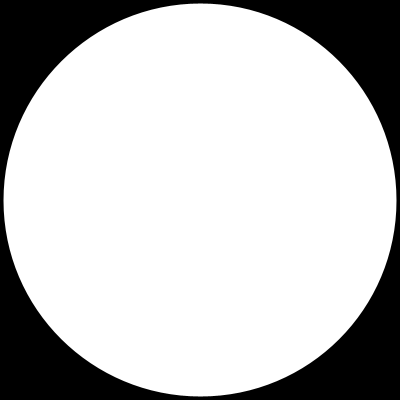
Frame 1 (no input)
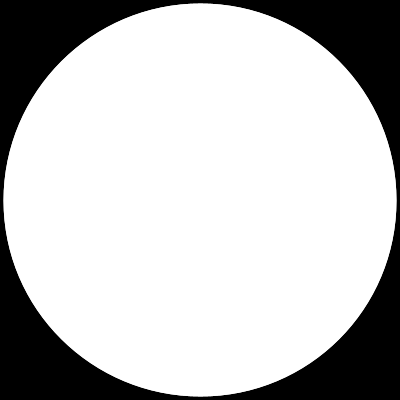
Frame 60 (the mouse pressed at the canvas centre just before this capture)
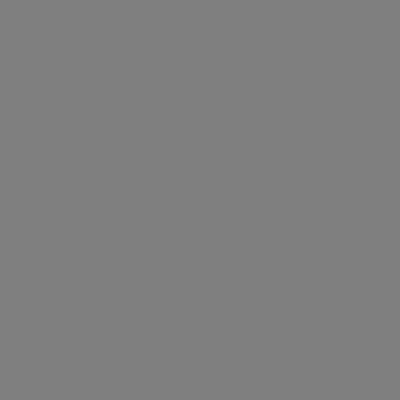
Frame 120 (the mouse held since frame 60 and released just before this capture)

The Processing sketch that drew these frames (run headless with seeded random() and noise(); from frame 60 on, the mouse is pressed at the canvas centre):

// Processing sketch: processing_18919
// ── processing_18919.pde


//Recreate an image.
//by Jason Fitzgerald
//Week 2
//Notes: I chose the logo for the band Bauhaus.
  
//trying a random color command!
 float face;
 float face2;
   float colorValue;
     float grain; //for use with the 'film grain' effect
       float direction;//film grain effect direction
  
  
void setup(){
   
 background(colorValue); //was faceG
   
  size(400,400);
  grain = 30;//film grain
  direction = random(3);//film grain direction
    smooth();
      frameRate(30);
   
   
}
  
void draw(){
   background(colorValue);
    colorValue = map(mouseX,0,width,0,255);
    
        
  
  face = map(mouseX,0,width,255,0);
  face2 = map(mouseY,0,height,255,0);

  fill(face);
    stroke(face2);
     ellipse(200, 200, 385, 385);

    
     
 //lines
//fill(255);
fill(face2);
  strokeWeight(5);
    rect(150,80,60,60);
   
   
 fill(face2);
   strokeWeight(5);
     strokeCap(SQUARE);
       line(115,80,150,80);
 
  strokeWeight(5);
    strokeCap(SQUARE);
      line(210,175,210,135);
    

  
 //face profile
 strokeWeight(5);
   strokeCap(SQUARE);
     line(275,252,275,23);
     
  strokeWeight(5);
    strokeCap(SQUARE);
      line(275,250,225,250);
      
   strokeWeight(5);
     strokeCap(SQUARE);
        line(275,250,225,250);
        
strokeWeight(5);
  fill(face2);
    rect(245,250,15,95);
    
      fill(face2);
          rect(175,344,85,1);
          
          fill(face2);
            rect(225,295,30,1);
            
            fill(face2);
              rect(199,344,40,43);
              
              fill(face2);
                noFill();
                  strokeWeight(8);
                    ellipse(200,200,385,385);
           
          
              
           
                
  //grain+= direction;{
   // strokeWeight(1);
       // line(grain,0,grain,400);
        
      //  }
       // if(grain > width){
      //    direction = random(35);
     //     grain = 0;
    //    }
     //   if(grain < 0){
       //   direction =1;
        //}
         //if (grain > width){
  //direction = -1;
         }
         // trying to slap another one in here...
   //       grain+= direction;{
 //   strokeWeight(1);
  //      line(grain,0,grain,400);
        
  //      }
   //     if(grain > width){
   //       direction = random(23);
//          grain = 0;
  //      }
  //      if(grain < 0){
  //        direction = -1;
  //      }
  //       if (grain > width){
 // direction = 1;
  //       }
  
//}
